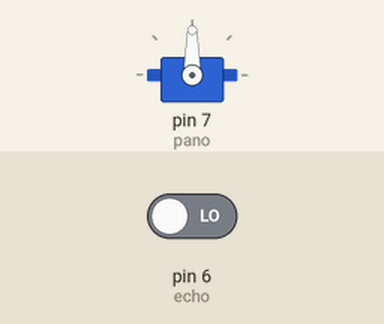
Recording of a sketch running on a simulated Arduino Uno, built with avr-gcc and run on an emulated ATmega328P. Shown: servo. The inputs (shaded band) are chosen by the test bench; at power-on: pin 6 (echo) LOW.

Above: at 0.05 s.
At 4.0 s:
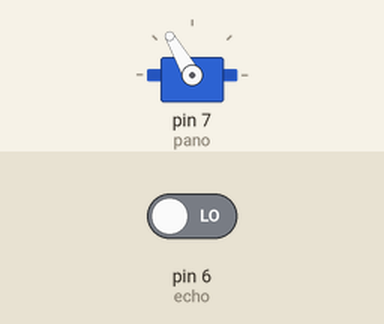
Timing chart, 0 to 5.2 s (numbered marks = the images above):
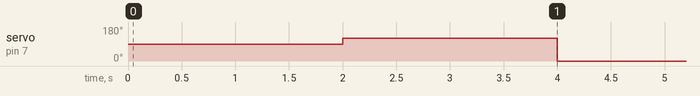

The sketch:

Basurero_inteligente.ino
```cpp
#include <Servo.h>
Servo pano;
int trig = 5;
int echo = 6;
int tiempo;
int distancia;

void setup() {
  pinMode(trig, OUTPUT);
  pinMode(echo, INPUT);
  pano.attach(7);
}

void loop() {
  digitalWrite(trig, HIGH);
  delay(500);
  digitalWrite(trig, LOW);
  tiempo=pulseIn(echo, HIGH);
  distancia=tiempo/58.2;
  delay(500);
{
  if (distancia <=10)
  (pano.write(120));
  delay(2000);
  }
  {
  if (distancia >10);
  pano.write(0);
 }
}
```

Measured:
- by itself, servo on pin 7 (pano): alternates 120° for 2.0 s and 0° for 2.0 s
